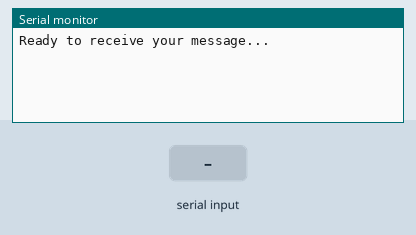
The sketch below on a simulated Arduino Uno, built with avr-gcc and run on an emulated ATmega328P. Parts: the last lines printed to the serial monitor. Inputs (shaded band) come from the test bench.

Above: at 1.2 s.
1.3 s: "1\n" received over Serial
At 2.5 s:
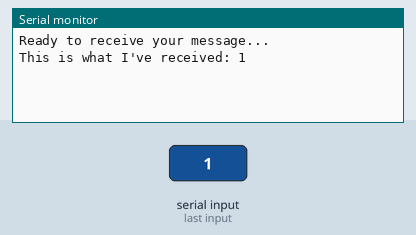
2.8 s: "0\n" received over Serial
At 3.6 s:
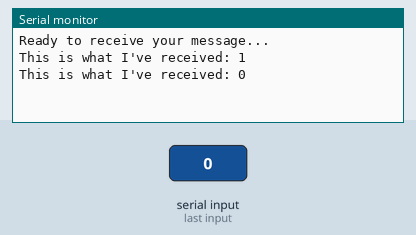
4.3 s: "2\n" received over Serial
At 4.8 s:
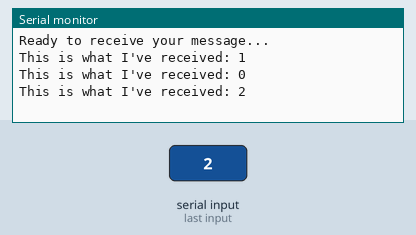

Measured:
- after the input at 1.3 s, the serial monitor: prints a new line at once (image 1)
- after the input at 2.8 s, the serial monitor: prints a new line at once (image 2)
- after the input at 4.3 s, the serial monitor: prints a new line at once (image 3)

The sketch:

SerialCommunication.ino
```cpp
// (licence header left out)
// Receive text with an end-marker (tipically a \n (newline)
// from the Console and echo it to the same Console.

#include <Wire.h>

const byte numChars = 64;
char msg[numChars];   // an array to store the received data
boolean newData = false;

void setup() {
   // set serial device
  Serial.begin(9600);
  Serial.println("Ready to receive your message...");
}

void loop() {
  recvWithEndMarker();
  showMsg();
}

void recvWithEndMarker() {
  static byte ndx = 0;
  char endMarker = '\n';
  char rc;

  while (Serial.available() > 0 && newData == false) {
    rc = Serial.read();

    if (rc != endMarker) {
      msg[ndx] = rc;
      ndx++;
      if (ndx >= numChars) {
        ndx = numChars - 1;
      }
    }
    else {
      msg[ndx] = '\0'; // terminate the string
      ndx = 0;
      newData = true;
    }
  }
}

void showMsg() {
  if (newData == true) {
    // Print back to the serial console
    Serial.print("This is what I've received: ");
    Serial.println(msg);

    // reset flag
    newData = false;
  }
}
```
